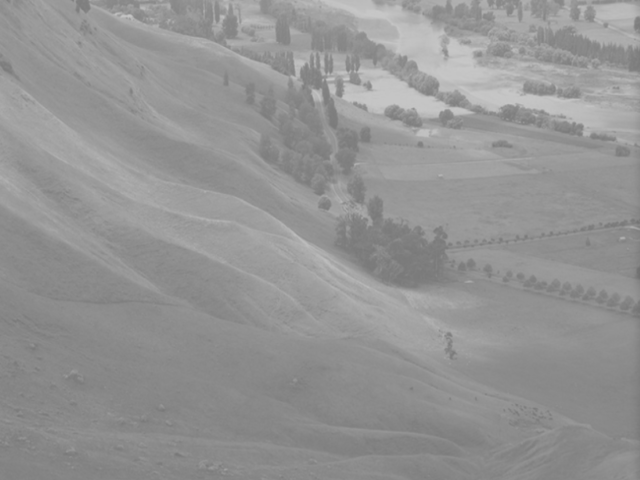
#> input picture 20231113/work/s2-4.png, 640 x 480 px, found by its file name
$ python result.py
#> lines starting #> are read from the running program, lines starting #| are printed output that depends on the picture


import numpy as np
import cv2
from matplotlib import pyplot as plt

path = "C:\\Users\\b0107\\python\\20231113\\work\\s2-4.png"
img = cv2.imread(path,0)
#> img is the input picture: shape (480, 640); min 112, max 200, mean 147.9
cv2.imshow('after',img)

a = np.zeros((256,),dtype=np.float16)
b = np.zeros((256,),dtype=np.float16)

height,width=img.shape
#> height = 480; width = 640

for i in range(width):
    for j in range(height):
        g = img[j,i]
        a[g] = a[g]+1
#> after the loop, a = 256 values, max 2048 at index 129, min 0 at index 0, mean 440


tmp = 1.0/(height*width)
#> tmp = 3.26e-06
b = np.zeros((256,),dtype=np.float16)

for i in range(256):
    for j in range(i+1):
        b[i] += a[j] * tmp;
    b[i] = round(b[i] * 255);
#> after the loop, b = 256 values from 0 to 94
b=b.astype(np.uint8)

for i in range(width):
    for j in range(height):
        g = img[j,i]
        img[j,i]= b[g]
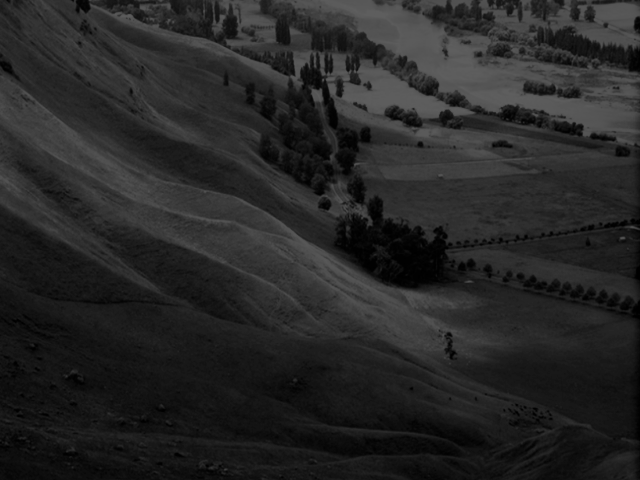
#> img: shape (480, 640); min 0, max 94, mean 38.7

hist_original = cv2.calcHist([img], [0], None, [256], [0, 256])
#> hist_original = 256 values, max 13735 at index 21, min 0 at index 5, mean 1200

plt.plot(hist_original)
plt.title('Original Histogram')
plt.xticks([])
plt.yticks([])


hist_equalized = cv2.calcHist([img], [0], None, [256], [0, 256])
#> hist_equalized has the same summary as hist_original

plt.plot(hist_equalized)
plt.title('Equalized Histogram')
plt.xticks([])
plt.yticks([])
plt.show()
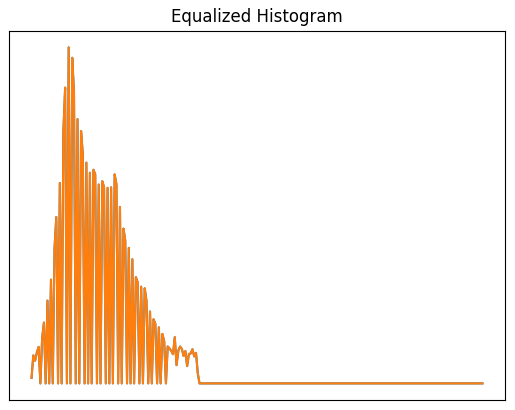
#> figure drawn by matplotlib, 1 panel

cv2.imshow('before',img)
cv2.waitKey(0)
cv2.destroyAllWindows()
